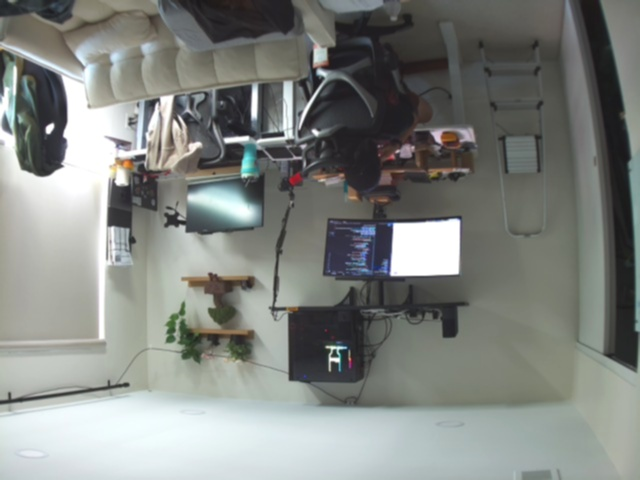
#> input picture test_rpicam.jpg, 640 x 480 px; its folder holds only this picture in this run
$ python -i vision_utils.py   (imports and definitions only)
#> lines starting #> are read from the running program, lines starting #| are printed output that depends on the picture
#!/usr/bin/env python3
"""
Utility functions for the Raspberry Pi 5 vision detection system.
Contains helper functions for file management, configuration, CSV data logging, and image processing.
"""

import os
import json
import time
import logging
import cv2
import numpy as np
import csv
from typing import Dict, List, Any, Tuple, Optional
from datetime import datetime
import configparser

# Configure logging
# [1 line not run here, left out]
logger = logging.getLogger(__name__)

class CSVDataLogger:
    """Handles CSV data logging for detection results with post filename support."""

    # [226 lines left out: functions __init__, _initialize_csv, log_detection, get_recent_logs, get_detection_statistics, cleanup_old_logs, not called in this run]

class ConfigManager:
    """Handles configuration file management."""

    # [57 lines left out: functions __init__, load_config, create_default_config, save_config, not called in this run]

    def get(self, section: str, key: str, fallback=None):
        """Get configuration value."""
        return self.config.get(section, key, fallback=fallback)

    def getint(self, section: str, key: str, fallback=0):
        """Get integer configuration value."""
        return self.config.getint(section, key, fallback=fallback)

    def getboolean(self, section: str, key: str, fallback=False):
        """Get boolean configuration value."""
        return self.config.getboolean(section, key, fallback=fallback)

    # [6 lines left out: function set, not called in this run]


class FileManager:
    """Handles file operations and directory management."""

    def __init__(self, base_directory: str = "./output"):
        self.base_directory = base_directory
        self.ensure_directory_exists(base_directory)

    # [89 lines left out: functions ensure_directory_exists, get_timestamp_filename, save_image_with_metadata, load_detection_history, cleanup_old_files, not called in this run]


class ImageProcessor:
    """Advanced image processing utilities."""

    @staticmethod
    def apply_filters(image: np.ndarray, filter_type: str = "enhance") -> np.ndarray:
        """
        Apply various image filters.

        Args:
            image: Input image
            filter_type: Type of filter ('enhance', 'sharpen', 'blur', 'edge')

        Returns:
            Filtered image
        """
#> called with filter_type = 'enhance'
        try:
            if filter_type == "enhance":
                # Enhance contrast and brightness
                lab = cv2.cvtColor(image, cv2.COLOR_RGB2LAB)
#> lab: shape (480, 640, 3); mean of channels 0, 1, 2 137.9, 126.1, 129.7
                l, a, b = cv2.split(lab)
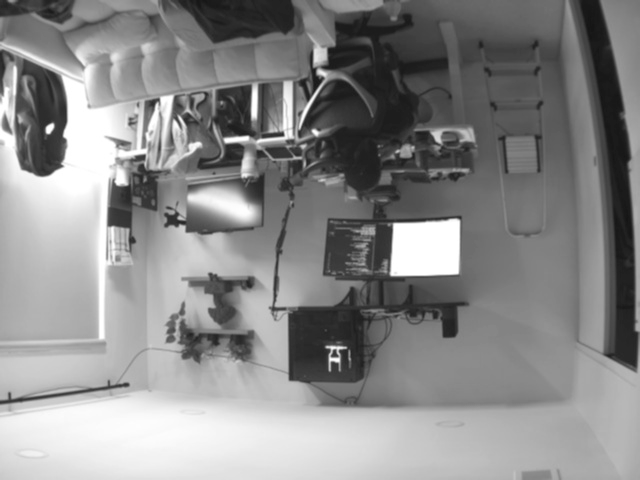
#> l: shape (480, 640); min 20, max 255, mean 137.9
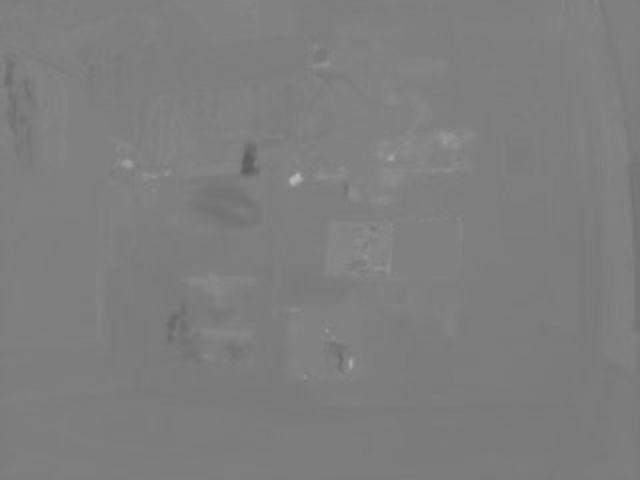
#> a: shape (480, 640); min 93, max 183, mean 126.1
                clahe = cv2.createCLAHE(clipLimit=2.0, tileGridSize=(8, 8))
                l = clahe.apply(l)
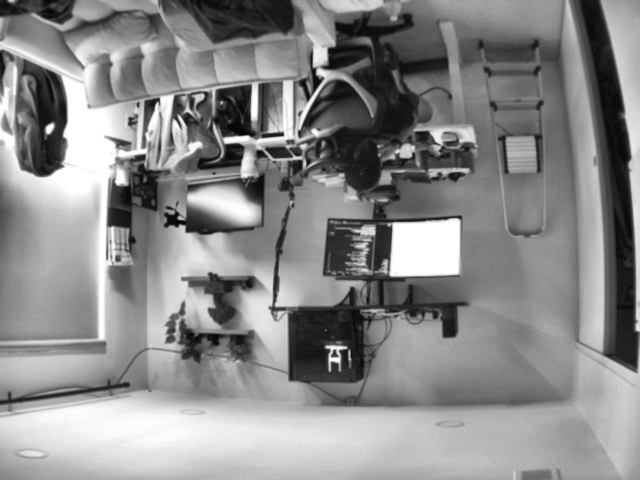
#> l: shape (480, 640); min 3, max 255, mean 138.3
                enhanced = cv2.merge([l, a, b])
#> enhanced: shape (480, 640, 3); mean of channels 0, 1, 2 138.3, 126.1, 129.7
                return cv2.cvtColor(enhanced, cv2.COLOR_LAB2RGB)
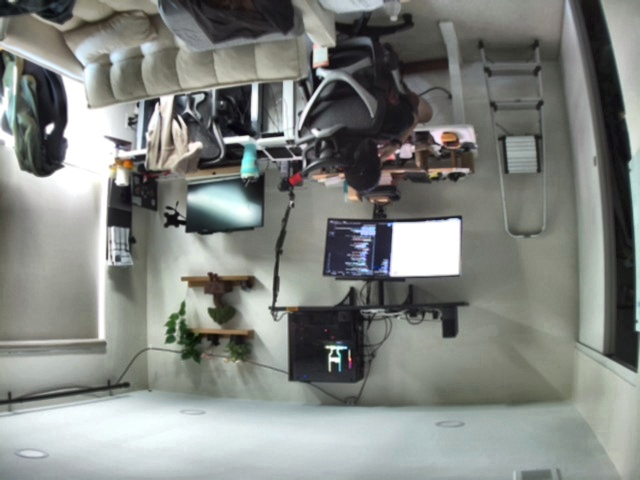
#> returned value: shape (480, 640, 3); mean R, G, B 130, 133.5, 129.4

            elif filter_type == "sharpen":
                kernel = np.array([[-1, -1, -1],
                                 [-1, 9, -1],
                                 [-1, -1, -1]])
                return cv2.filter2D(image, -1, kernel)

            elif filter_type == "blur":
                return cv2.GaussianBlur(image, (15, 15), 0)

            elif filter_type == "edge":
                gray = cv2.cvtColor(image, cv2.COLOR_RGB2GRAY)
                edges = cv2.Canny(gray, 50, 150)
                return cv2.cvtColor(edges, cv2.COLOR_GRAY2RGB)

            else:
                return image

        except Exception as e:
            logger.error(f"Filter application error: {e}")
            return image

    # [64 lines left out: functions calculate_object_properties, resize_maintain_aspect, not called in this run]


class PerformanceMonitor:
    """Monitor system performance and processing times."""

    def __init__(self):
        self.timing_data = {}
        self.start_times = {}

    def start_timer(self, operation: str):
        """Start timing an operation."""
        self.start_times[operation] = time.time()

    # [143 lines left out: functions end_timer, get_average_time, get_performance_report, log_performance, test_vision_utils, not called in this run]


# [2 lines not run here, left out]

>>> import cv2
>>> picture = cv2.cvtColor(cv2.imread('test_rpicam.jpg'), cv2.COLOR_BGR2RGB)
>>> result = ImageProcessor().apply_filters(picture)
